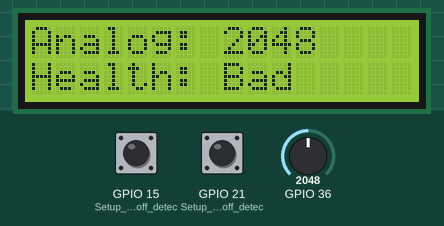
This sketch was run on a simulated ESP32. Shown: 16×2 character LCD. The inputs (shaded band) are chosen by the test bench; at power-on: GPIO 36 = 2048, GPIO 15 (Setup_for_leads_off_detec) LOW, GPIO 21 (Setup_for_leads_off_detec) LOW. WiFi joins after 1.5 s; servers stay silent unless stated; what the sketch prints to the serial monitor is not drawn.

Above: at 1.2 s.
1.3 s: GPIO 36 set to 1965
At 2.8 s:
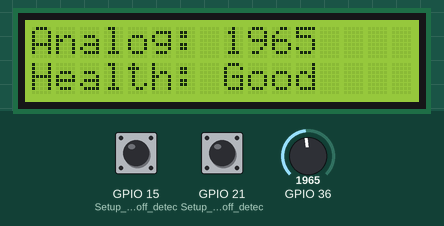
3.1 s: GPIO 15 (Setup_for_leads_off_detec) pulled HIGH for 1 s
At 4.0 s:
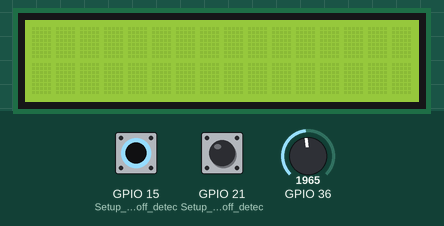
5.7 s: GPIO 36 set to 2040
At 7.1 s:
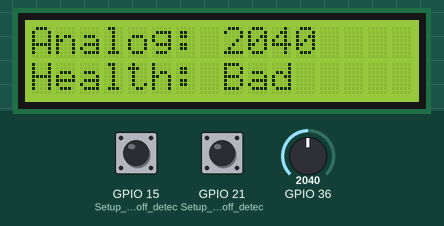
7.4 s: GPIO 36 set to 2047
At 8.7 s:
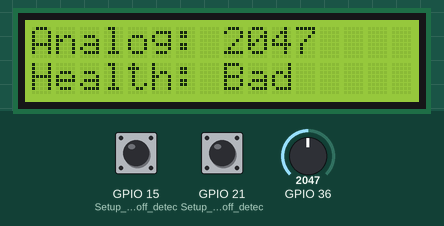
9.0 s: GPIO 15 (Setup_for_leads_off_detec) pulled HIGH for 3.2 s
At 10.3 s:
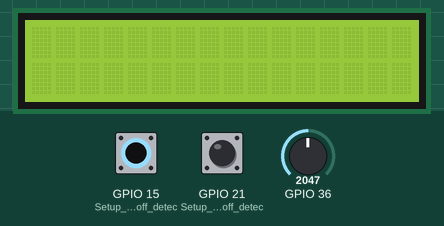
14.1 s: GPIO 21 (Setup_for_leads_off_detec) pulled HIGH for 3.2 s
Timing chart, 0 to 17.1 s (numbered marks = the images above; inputs shaded):
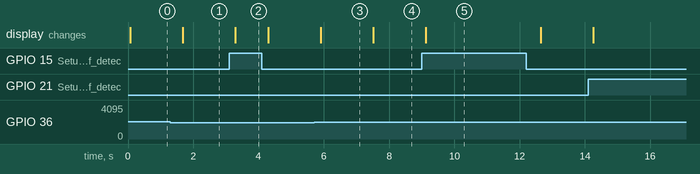

Measured:
- the behaviour switches between 2001 and 2000 on GPIO 36 (found by bisection; images 0 and 1)
- after the input at 1.3 s, the display: changes after 0.38 s (image 1)
- after the input at 3.1 s, the display: changes after 0.19 s (image 2)
- after the input at 5.7 s, the display: changes after 0.21 s (image 3)
- after the input at 7.4 s, the display: changes after 0.12 s (image 4)
- after the input at 9.0 s, the display: changes after 0.13 s (image 5)

The sketch:

ecgsensor2.ino.ino
```cpp
#include <LiquidCrystal.h>
#include <WiFi.h>
#include <ThingSpeak.h>

LiquidCrystal lcd(7, 8, 9, 10, 11, 12);

const char *ssid = "Shanid12";           // Change to your WiFi network SSID
const char *password = "efdn6262";       // Change to your WiFi network password
const unsigned long channelID = 2350289; // Change to your ThingSpeak channel ID
const char *writeAPIKey = "KP9MF0ACBAKNF8MN"; // Change to your ThingSpeak channel write API key
WiFiClient client;

void setup() {
  Serial.begin(9600);
  lcd.begin(16, 2);
  pinMode(15, INPUT); // Setup for leads off detection LO +
  pinMode(21, INPUT); // Setup for leads off detection LO -
  WiFi.begin(ssid, password);
  ThingSpeak.begin(client);
}

void loop() {
  int analogValue = analogRead(A0);

  lcd.clear();

  // Check for leads off condition
  if ((digitalRead(15) == 1) || (digitalRead(21) == 1)) {
    // Handle leads off condition if needed
  } else {
    // Display analog value and health condition on LCD
    lcd.setCursor(0, 0);
    lcd.print("Analog: ");
    lcd.print(analogValue);

    lcd.setCursor(0, 1);
    lcd.print("Health: ");

    if (analogValue >= 500 && analogValue <= 2000) {
      lcd.print("Good");
    } else {
      lcd.print("Bad ");
    }

    // Print only analog value to Serial Monitor
    Serial.println(analogValue);

    // Send data to ThingSpeak
    ThingSpeak.setField(1, analogValue);
    ThingSpeak.setField(2, static_cast<long>(millis())); // Cast to long to resolve ambiguity
    int response = ThingSpeak.writeFields(channelID, writeAPIKey);
    if (response == 200) {
      Serial.println("Data sent to ThingSpeak successfully");
    } else {
      Serial.println("Failed to send data to ThingSpeak");
    }
  }

  // Wait for a bit to keep LCD and Serial data from saturating
  delay(500);
}
```
